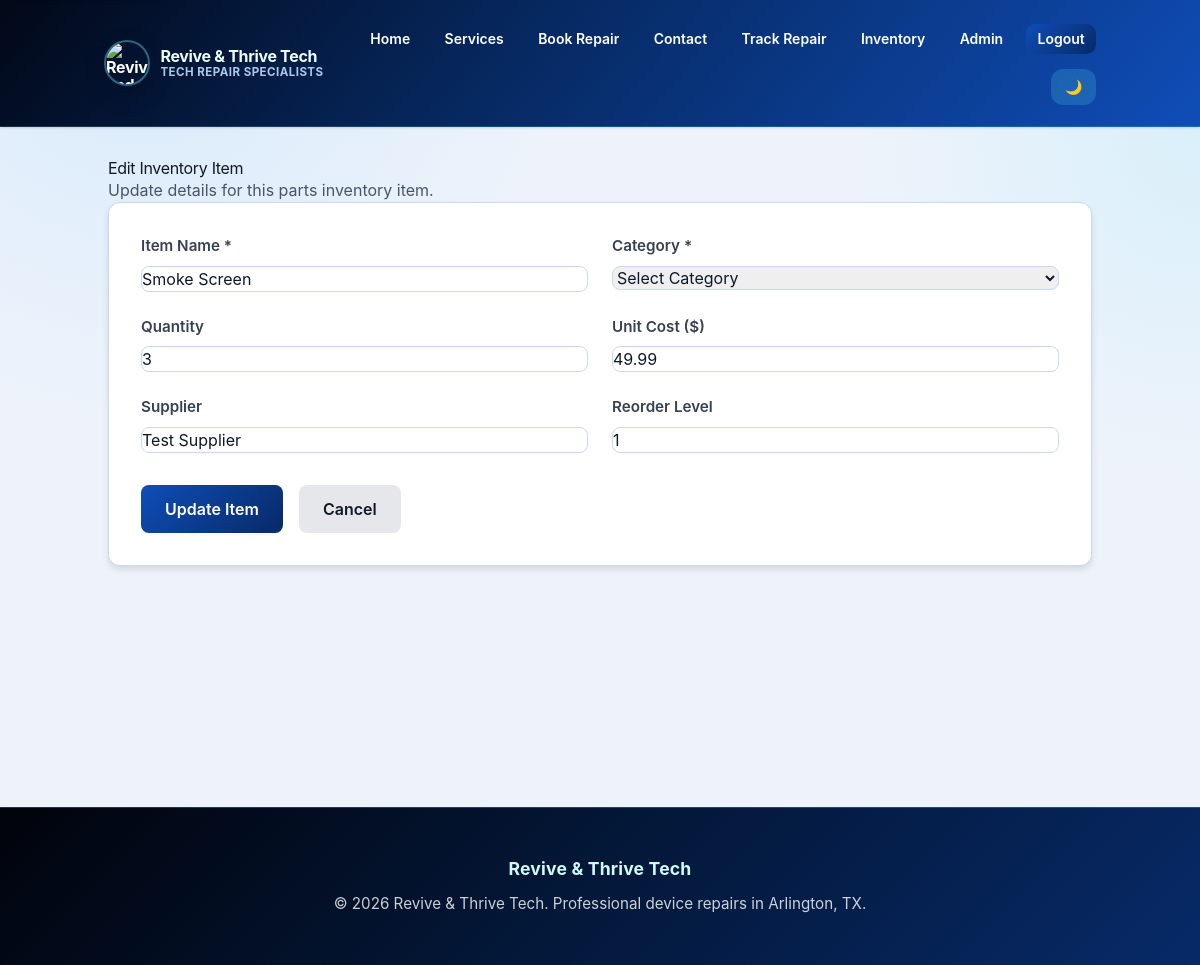
The app's page /inventory/edit/1 (signed in) with its own data.
### tables this page shows
CREATE TABLE inventory (
            id INTEGER PRIMARY KEY AUTOINCREMENT,
            item_name TEXT NOT NULL,
            category TEXT NOT NULL,
            quantity INTEGER DEFAULT 0,
            cost REAL DEFAULT 0,
            supplier TEXT,
            reorder_level INTEGER DEFAULT 5,
            created_at TEXT NOT NULL,
            updated_at TEXT NOT NULL
        , purchase_price REAL DEFAULT 0, retail_price REAL DEFAULT 0, sku TEXT DEFAULT '', location TEXT DEFAULT '', last_updated TEXT DEFAULT '');

### app.py (the view, shortened to what this page needs)
@app.route("/inventory/edit/<int:id>", methods=["GET", "POST"])
@admin_required
def inventory_edit(id):
    conn = get_db_connection()
    cursor = conn.cursor()
    cursor.execute("SELECT * FROM inventory WHERE id = ?", (id,))
    item = cursor.fetchone()
    if item is None:
        conn.close()
        flash("Item not found.", "error")
        return redirect(url_for("inventory"))
    conn.close()
    return render_template("inventory_edit.html", item=item, form={})

### app.py (called while the page is built)
@app.context_processor
def inject_template_helpers():
    return {
        "media_url": media_url,
        "is_admin_authenticated": session.get("is_admin") is True,
    }

def admin_required(view_func):
    @wraps(view_func)
    def wrapped_view(*args, **kwargs):
        if session.get("is_admin") is not True:
            flash("Please sign in as admin to access this page.", "error")
            return redirect(url_for("admin_login", next=request.path))
        return view_func(*args, **kwargs)
    return wrapped_view

### database.py (called while the page is built)
def _is_sqlite_url(database_url: str) -> bool:
    return database_url.startswith("sqlite")

def get_engine() -> Engine:
    engine = current_app.extensions.get("database_engine")
    if engine is not None:
        return engine
    database_url = current_app.config["DATABASE_URL"]
    connect_args = {"check_same_thread": False} if _is_sqlite_url(database_url) else {}
    engine = create_engine(database_url, future=True, pool_pre_ping=True, connect_args=connect_args)
    current_app.extensions["database_engine"] = engine
    return engine

def get_db_connection() -> DBConnection:
    if "db_connection" not in g:
        engine = get_engine()
        raw = engine.connect()
        g.db_connection = DBConnection(raw=raw, is_sqlite=_is_sqlite_url(current_app.config["DATABASE_URL"]))
    return g.db_connection

def close_db_connection(_: Optional[BaseException] = None) -> None:
    db = g.pop("db_connection", None)
    if db is not None:
        db.close()

    def __getitem__(self, item: Union[int, str]) -> Any:
        if isinstance(item, int):
            return self._ordered_values[item]
        return super().__getitem__(item)

    def _convert_qmarks(self, query: str, params: Union[Sequence[Any], Dict[str, Any], None]) -> Tuple[str, Dict[str, Any]]:
        if params is None:
            return query, {}
        if isinstance(params, dict):
            return query, dict(params)
        params_seq = list(params)
        if "?" not in query:
            return query, {f"p{i}": value for i, value in enumerate(params_seq)}
        converted_query = query
        converted_params: Dict[str, Any] = {}
        for i, value in enumerate(params_seq):
            key = f"p{i}"
            converted_query = converted_query.replace("?", f":{key}", 1)
            converted_params[key] = value
        return converted_query, converted_params

    def cursor(self) -> DBCursor:
        return DBCursor(self)

    def close(self) -> None:
        self.raw.close()

### templates/inventory_edit.html (shortened to what this page needs)
{% extends 'base.html' %}
{% block content %}
  <section class="section">
    <h1>Edit Inventory Item</h1>
    <p>Update details for this parts inventory item.</p>
    <form method="POST" class="form">
      <div class="form-row">
        <div class="field-group">
          <label for="item_name">Item Name *</label>
          <input id="item_name" type="text" name="item_name" value="{{ item.item_name }}" placeholder="e.g., iPhone 13 Screen" required />
        </div>
        <div class="field-group">
          <label for="category">Category *</label>
          <select id="category" name="category" required>
            <option value="">Select Category</option>
          </select>
        </div>
      </div>
      <div class="form-row">
        <div class="field-group">
          <label for="quantity">Quantity</label>
          <input id="quantity" type="number" name="quantity" value="{{ item.quantity }}" placeholder="0" min="0" />
        </div>
        <div class="field-group">
          <label for="cost">Unit Cost ($)</label>
          <input id="cost" type="number" step="0.01" name="cost" value="{{ '%.2f' | format(item.cost) }}" placeholder="0.00" min="0" />
        </div>
      </div>
      <div class="form-row">
        <div class="field-group">
          <label for="supplier">Supplier</label>
          <input id="supplier" type="text" name="supplier" value="{{ item.supplier or '' }}" placeholder="Supplier name" />
        </div>
        <div class="field-group">
          <label for="reorder_level">Reorder Level</label>
          <input id="reorder_level" type="number" name="reorder_level" value="{{ item.reorder_level }}" placeholder="5" min="0" />
        </div>
      </div>
      <div class="form-actions">
        <button type="submit" class="button button-primary">Update Item</button>
        <a href="/inventory" class="button button-secondary">Cancel</a>
      </div>
    </form>
  </section>
{% endblock %}

### static/style.css (style rules this page uses)
:root { --primary: #0f4db7; --primary-dark: #072a68; --primary-light: #2fa9ff; --secondary: #22d3ee; --secondary-dark: #0e7490; --secondary-light: #67e8f9; --danger: #ef4444; --danger-dark: #dc2626; --danger-light: #f87171; --warning: #f59e0b; --warning-dark: #d97706; --warning-light: #fbbf24; --success: #10b981; --success-dark: #059669; --success-light: #34d399; --gray-50: #f9fafb; --gray-100: #f3f4f6; --gray-200: #e5e7eb; --gray-300: #d1d5db; --gray-400: #9ca3af; --gray-500: #6b7280; --gray-600: #4b5563; --gray-700: #374151; --gray-800: #1f2937; --gray-900: #111827; --text: #0f172a; --text-light: #475569; --bg: #eef3fb; --bg-dark: #ffffff; --border: #c9d8f5; --shadow-sm: 0 1px 2px rgba(0, 0, 0, 0.05); --shadow-md: 0 4px 6px rgba(0, 0, 0, 0.1); --shadow-lg: 0 10px 15px rgba(0, 0, 0, 0.1); --shadow-xl: 0 20px 25px rgba(0, 0, 0, 0.1); --radius: 8px; --radius-lg: 12px; --radius-xl: 18px; }
* { margin: 0; padding: 0; box-sizing: border-box; }
html { scroll-behavior: smooth; }
body { font-family: -apple-system, BlinkMacSystemFont, 'Segoe UI', Roboto, 'Helvetica Neue', Arial, sans-serif; font-size: 16px; line-height: 1.6; color: var(--text); background: radial-gradient(circle at 12% 0%, rgba(47, 169, 255, 0.12), transparent 30%), radial-gradient(circle at 100% 14%, rgba(34, 211, 238, 0.1), transparent 24%), var(--bg); }
h1, h2, h3, h4, h5, h6 { font-weight: 700; line-height: 1.2; margin-bottom: 1rem; color: var(--gray-900); }
h1 { font-size: 2.5rem; letter-spacing: -0.02em; }
p { margin-bottom: 1rem; color: var(--text-light); }
a { color: var(--primary); text-decoration: none; transition: color 0.2s; }
.section { margin-bottom: 3rem; animation: fadeIn 0.3s ease-in; }
.form { background: var(--bg-dark); border-radius: var(--radius-lg); padding: 2rem; box-shadow: var(--shadow-md); border: 1px solid var(--border); }
.form-row { display: grid; grid-template-columns: repeat(auto-fit, minmax(250px, 1fr)); gap: 1.5rem; margin-bottom: 1.5rem; }
.field-group { display: flex; flex-direction: column; }
label { font-weight: 600; margin-bottom: 0.5rem; color: var(--gray-700); font-size: 0.95rem; }
input, select, textarea { padding: 0.75rem 1rem; border: 1px solid var(--border); border-radius: var(--radius); font-size: 1rem; font-family: inherit; transition: all 0.2s; }
.form-actions { display: flex; gap: 1rem; margin-top: 2rem; flex-wrap: wrap; }
.button, button { padding: 0.75rem 1.5rem; border: none; border-radius: var(--radius); font-size: 1rem; font-weight: 600; cursor: pointer; transition: all 0.2s; display: inline-flex; align-items: center; gap: 0.5rem; }
.button-primary, button[type="submit"] { background: linear-gradient(135deg, #0f4db7 0%, #072a68 100%); color: white; }
.button-secondary { background: var(--gray-200); color: var(--gray-900); }

### records on screen
inventory: item_name "Smoke Screen", quantity "3", cost "49.99", supplier "Test Supplier", reorder_level "1"
